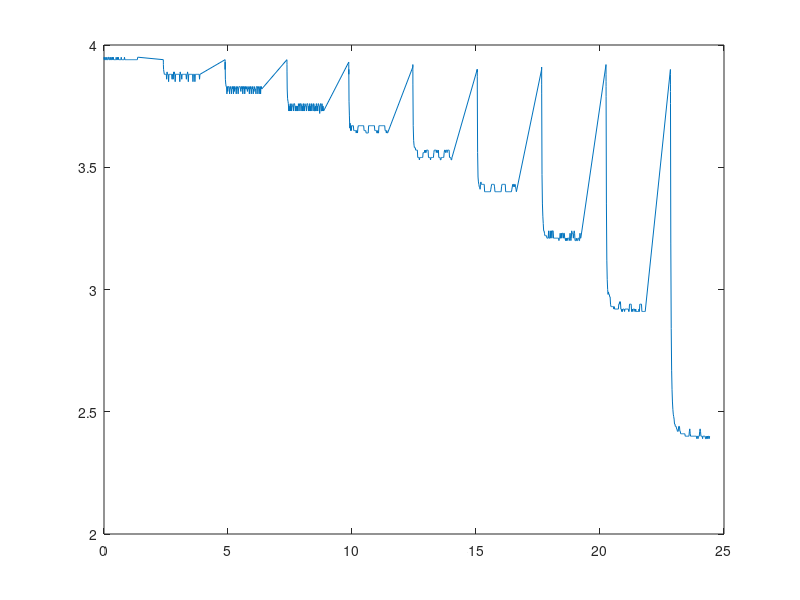
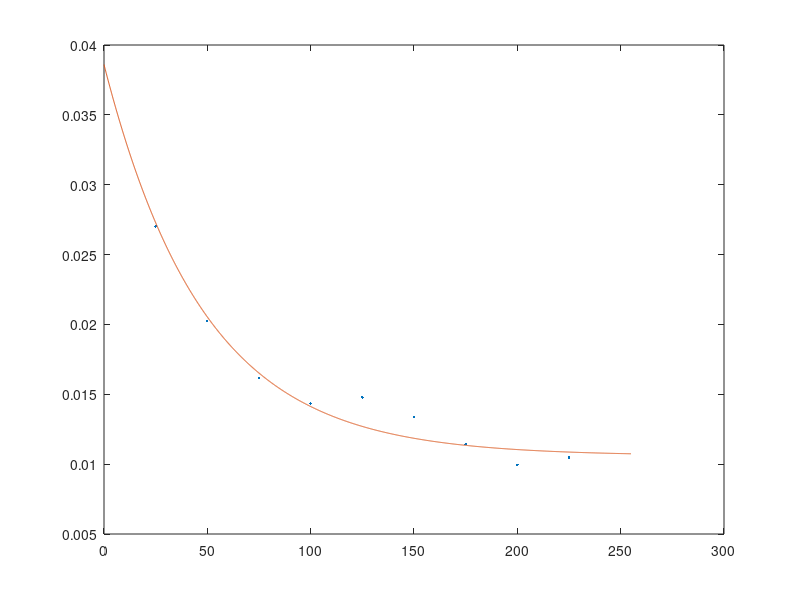

Here is the MATLAB script that generated these plots, in order:
s = [3.94
220
3.94
812
3.94
1404
3.94
2044
3.94
2692
3.94
3324
3.95
5684
3.94
18164
3.94
31684
3.95
45204
3.94
58724
3.94
72244
3.94
85764
3.94
99284
3.95
112804
3.94
127364
3.94
141924
3.94
156484
3.95
171044
3.95
185604
3.94
200164
3.94
214724
3.94
229284
3.95
243844
3.94
258404
3.94
272964
3.95
287524
3.94
302084
3.94
316644
3.94
331204
3.95
345764
3.94
360324
3.95
374884
3.94
389444
3.94
404004
3.94
418564
3.94
433124
3.94
447684
3.94
462244
3.94
476804
3.95
491364
3.94
505924
3.94
520484
3.94
535044
3.95
549604
3.94
564164
3.95
578724
3.94
593284
3.94
607844
3.94
622404
3.94
636964
3.94
651524
3.94
666084
3.94
680644
3.95
695204
3.94
709764
3.94
724324
3.94
738884
3.94
753444
3.94
768004
3.94
782564
3.94
797124
3.94
811684
3.95
826244
3.94
840804
3.94
855364
3.94
869924
3.94
884484
3.94
899044
3.94
913604
3.94
928164
3.94
942724
3.94
957284
3.94
971844
3.94
986404
3.94
1000964
3.94
1016564
3.94
1032164
3.94
1047764
3.94
1063364
3.94
1078964
3.94
1094564
3.94
1110164
3.94
1125764
3.94
1141364
3.94
1156964
3.94
1172564
3.94
1188164
3.94
1203764
3.94
1219364
3.94
1234964
3.94
1250564
3.94
1266164
3.94
1281764
3.94
1297364
3.94
1312964
3.94
1328564
3.94
1344164
3.95
1359764
3.95
1375364
3.94
2390988
3.94
2391764
3.93
2392540
3.93
2393316
3.92
2394092
3.90
2401652
3.89
2417252
3.88
2432852
3.88
2448452
3.88
2464052
3.88
2479652
3.88
2495252
3.88
2510852
3.86
2526452
3.89
2542052
3.88
2557652
3.88
2573252
3.88
2588852
3.85
2604452
3.88
2620052
3.88
2635652
3.88
2651252
3.88
2666852
3.88
2682452
3.88
2698052
3.88
2713652
3.88
2729252
3.86
2744860
3.88
2760452
3.88
2776052
3.86
2791652
3.89
2807252
3.88
2822852
3.89
2838452
3.88
2854052
3.85
2869652
3.88
2885252
3.88
2900852
3.88
2916452
3.88
2932052
3.88
2947652
3.88
2963252
3.88
2978852
3.88
2994452
3.88
3010052
3.88
3025652
3.88
3041252
3.85
3056852
3.89
3072452
3.88
3088052
3.88
3103652
3.88
3119252
3.86
3134852
3.88
3150452
3.88
3166052
3.88
3181652
3.88
3197252
3.88
3212852
3.88
3228452
3.88
3244052
3.88
3259652
3.88
3275252
3.88
3290852
3.88
3306452
3.86
3322052
3.88
3337652
3.88
3353252
3.89
3368852
3.88
3384452
3.85
3400052
3.88
3415652
3.88
3431252
3.88
3446852
3.88
3462452
3.88
3478052
3.88
3493652
3.88
3509252
3.88
3524852
3.88
3540452
3.88
3556052
3.88
3571652
3.85
3587252
3.88
3602852
3.88
3618452
3.88
3634052
3.88
3649652
3.85
3665252
3.88
3680852
3.88
3696452
3.88
3712052
3.88
3727652
3.88
3743260
3.88
3758852
3.88
3774452
3.88
3790052
3.88
3805652
3.88
3821252
3.88
3836852
3.86
3852452
3.88
3868052
3.94
4883668
3.90
4884436
3.93
4885220
3.92
4885988
3.91
4886756
3.86
4894332
3.84
4909932
3.83
4925532
3.83
4941132
3.80
4956732
3.83
4972332
3.81
4987932
3.83
5003532
3.83
5019132
3.83
5034732
3.82
5050332
3.80
5065932
3.83
5081532
3.83
5097132
3.82
5112732
3.82
5128332
3.80
5143932
3.83
5159532
3.83
5175132
3.82
5190732
3.83
5206332
3.80
5221932
3.83
5237532
3.81
5253132
3.83
5268732
3.83
5284332
3.82
5299932
3.82
5315532
3.80
5331132
3.83
5346732
3.83
5362332
3.83
5377932
3.82
5393532
3.80
5409132
3.82
5424732
3.83
5440332
3.83
5455932
3.83
5471532
3.83
5487140
3.82
5502732
3.81
5518332
3.83
5533932
3.83
5549532
3.82
5565132
3.83
5580732
3.80
5596332
3.83
5611936
3.83
5627532
3.82
5643132
3.83
5658732
3.80
5674332
3.82
5689932
3.83
5705532
3.82
5721132
3.83
5736732
3.82
5752340
3.82
5767932
3.81
5783532
3.83
5799132
3.83
5814732
3.82
5830332
3.82
5845932
3.80
5861532
3.83
5877132
3.82
5892732
3.83
5908332
3.82
5923932
3.80
5939532
3.82
5955132
3.83
5970732
3.82
5986332
3.83
6001932
3.80
6017532
3.82
6033132
3.81
6048732
3.83
6064332
3.82
6079932
3.82
6095532
3.82
6111132
3.80
6126732
3.83
6142332
3.83
6157932
3.83
6173532
3.83
6189132
3.80
6204732
3.82
6220332
3.83
6235932
3.83
6251532
3.82
6267132
3.80
6282732
3.83
6298332
3.80
6313932
3.83
6329532
3.83
6345132
3.82
6360732
3.94
7376348
3.93
7377116
3.92
7377900
3.91
7378676
3.89
7379444
3.82
7387020
3.78
7402620
3.77
7418220
3.76
7433820
3.73
7449420
3.75
7465020
3.73
7480620
3.75
7496228
3.76
7511820
3.73
7527420
3.75
7543020
3.73
7558620
3.76
7574220
3.75
7589820
3.75
7605420
3.75
7621024
3.73
7636620
3.76
7652220
3.76
7667820
3.76
7683420
3.75
7699020
3.73
7714620
3.75
7730220
3.73
7745820
3.75
7761428
3.75
7777020
3.73
7792620
3.75
7808220
3.73
7823820
3.76
7839420
3.75
7855020
3.75
7870620
3.76
7886220
3.73
7901820
3.76
7917420
3.76
7933020
3.76
7948620
3.75
7964220
3.73
7979820
3.75
7995420
3.73
8011020
3.76
8026620
3.76
8042220
3.73
8057820
3.75
8073420
3.73
8089020
3.76
8104620
3.75
8120220
3.75
8135820
3.75
8151420
3.73
8167020
3.76
8182620
3.76
8198220
3.76
8213820
3.75
8229420
3.73
8245020
3.75
8260620
3.73
8276220
3.76
8291820
3.76
8307420
3.73
8323020
3.75
8338620
3.73
8354220
3.76
8369820
3.76
8385420
3.75
8401020
3.75
8416620
3.73
8432220
3.76
8447820
3.76
8463420
3.75
8479020
3.73
8494628
3.73
8510220
3.75
8525820
3.73
8541420
3.76
8557020
3.76
8572620
3.73
8588220
3.75
8603820
3.73
8619424
3.76
8635020
3.76
8650620
3.75
8666220
3.75
8681820
3.72
8697420
3.75
8713020
3.76
8728620
3.76
8744220
3.73
8759828
3.73
8775420
3.76
8791020
3.73
8806620
3.75
8822220
3.75
8837820
3.73
8853420
3.93
9869036
3.92
9869804
3.88
9870580
3.90
9871356
3.88
9872132
3.77
9879708
3.71
9895308
3.66
9910908
3.68
9926508
3.65
9942108
3.67
9957708
3.65
9973308
3.67
9988908
3.67
10004508
3.67
10021148
3.67
10037788
3.67
10054428
3.65
10071068
3.65
10087708
3.65
10104348
3.65
10120988
3.65
10137628
3.65
10154268
3.64
10170908
3.65
10187548
3.65
10204188
3.64
10220828
3.66
10237468
3.67
10254108
3.67
10270748
3.67
10287388
3.67
10304028
3.67
10320668
3.67
10337308
3.67
10353948
3.67
10370588
3.67
10387228
3.67
10403868
3.67
10420508
3.67
10437148
3.67
10453788
3.67
10470428
3.65
10487068
3.65
10503708
3.65
10520348
3.65
10536988
3.65
10553628
3.64
10570268
3.64
10586908
3.64
10603548
3.64
10620188
3.64
10636828
3.64
10653468
3.67
10670108
3.67
10686748
3.67
10703388
3.67
10720028
3.67
10736668
3.67
10753308
3.67
10769948
3.67
10786588
3.67
10803228
3.67
10819868
3.67
10836508
3.67
10853148
3.67
10869788
3.67
10886428
3.67
10903068
3.65
10919708
3.65
10936348
3.65
10952988
3.65
10969628
3.65
10986268
3.64
11002908
3.64
11019548
3.65
11036188
3.64
11052828
3.64
11069468
3.67
11086108
3.67
11102748
3.67
11119388
3.67
11136028
3.67
11152668
3.67
11169308
3.67
11185948
3.67
11202588
3.67
11219228
3.67
11235868
3.67
11252508
3.67
11269148
3.67
11285788
3.67
11302428
3.67
11319068
3.65
11335708
3.65
11352348
3.65
11368988
3.64
11385628
3.65
11402268
3.64
11418908
3.64
11435548
3.91
12452204
3.92
12453020
3.90
12453844
3.89
12454668
3.84
12455484
3.67
12468084
3.61
12484724
3.59
12501364
3.58
12518004
3.58
12534644
3.58
12551284
3.57
12567924
3.57
12584564
3.57
12601204
3.57
12617844
3.57
12634484
3.54
12651124
3.54
12667764
3.54
12684404
3.54
12701044
3.53
12717684
3.54
12734324
3.54
12750964
3.54
12767604
3.54
12784244
3.54
12800884
3.54
12817524
3.54
12834164
3.54
12850804
3.56
12867444
3.56
12884084
3.56
12900724
3.56
12917364
3.57
12934004
3.56
12950644
3.57
12967284
3.56
12983924
3.57
13000564
3.57
13017204
3.57
13033844
3.57
13050484
3.57
13067124
3.54
13083764
3.54
13100404
3.54
13117044
3.54
13133684
3.54
13150324
3.53
13166964
3.54
13183604
3.54
13200244
3.54
13216884
3.54
13233524
3.54
13250164
3.54
13266804
3.54
13283444
3.56
13300084
3.57
13316724
3.57
13333364
3.57
13350004
3.57
13366644
3.57
13383284
3.56
13399924
3.57
13416564
3.57
13433204
3.56
13449844
3.56
13466484
3.57
13483124
3.54
13499764
3.54
13516404
3.54
13533044
3.54
13549684
3.53
13566324
3.53
13582964
3.54
13599604
3.54
13616244
3.54
13632884
3.54
13649524
3.54
13666164
3.54
13682804
3.54
13699444
3.56
13716084
3.57
13732724
3.57
13749364
3.56
13766004
3.57
13782644
3.57
13799284
3.57
13815924
3.56
13832564
3.57
13849204
3.57
13865844
3.57
13882484
3.57
13899124
3.57
13915764
3.54
13932404
3.54
13949044
3.54
13965684
3.54
13982324
3.53
13998964
3.53
14015604
3.54
14032244
3.90
15048900
3.89
15049716
3.90
15050540
3.87
15051364
3.82
15052180
3.56
15064772
3.46
15081412
3.44
15098052
3.43
15114692
3.42
15131332
3.42
15147972
3.41
15164612
3.43
15181252
3.44
15197892
3.43
15214532
3.43
15231172
3.43
15247812
3.43
15264452
3.43
15281092
3.43
15297732
3.43
15314372
3.43
15331012
3.40
15347652
3.40
15364292
3.40
15380932
3.40
15397572
3.40
15414212
3.40
15430852
3.40
15447492
3.40
15464132
3.40
15480772
3.40
15497412
3.40
15514052
3.40
15530692
3.40
15547332
3.40
15563972
3.40
15580612
3.41
15597252
3.42
15613892
3.43
15630532
3.43
15647172
3.43
15663812
3.43
15680452
3.43
15697092
3.43
15713732
3.43
15730372
3.42
15747012
3.40
15763652
3.40
15780292
3.40
15796932
3.40
15813572
3.40
15830212
3.40
15846852
3.40
15863492
3.40
15880132
3.40
15896772
3.40
15913412
3.40
15930052
3.40
15946692
3.40
15963332
3.40
15979972
3.40
15996612
3.40
16013252
3.42
16029892
3.43
16046532
3.43
16063172
3.43
16079812
3.43
16096452
3.43
16113092
3.43
16129732
3.43
16146372
3.43
16163012
3.43
16179652
3.40
16196292
3.40
16212932
3.40
16229572
3.40
16246212
3.40
16262852
3.40
16279492
3.40
16296132
3.40
16312772
3.40
16329412
3.40
16346052
3.40
16362692
3.40
16379332
3.40
16395972
3.40
16412612
3.40
16429252
3.41
16445892
3.42
16462532
3.43
16479172
3.42
16495812
3.43
16512452
3.43
16529092
3.42
16545732
3.43
16562372
3.43
16579012
3.42
16595652
3.41
16612292
3.40
16628932
3.90
17645588
3.91
17646404
3.89
17647236
3.84
17648052
3.80
17648868
3.47
17661460
3.35
17678092
3.30
17694732
3.27
17711372
3.24
17728020
3.24
17744652
3.23
17761292
3.22
17777932
3.22
17794580
3.22
17811212
3.22
17827852
3.22
17844492
3.21
17861140
3.21
17877772
3.21
17894412
3.21
17911052
3.24
17927700
3.21
17944332
3.21
17960972
3.21
17977612
3.24
17994260
3.21
18010892
3.23
18027532
3.24
18044172
3.21
18060820
3.24
18077452
3.24
18094092
3.24
18110732
3.21
18127380
3.21
18144012
3.21
18160652
3.21
18177292
3.21
18193940
3.21
18210572
3.21
18227212
3.21
18243852
3.21
18260500
3.21
18277132
3.21
18293772
3.21
18310412
3.21
18327060
3.20
18343692
3.21
18360332
3.21
18376972
3.23
18393620
3.21
18410252
3.21
18426892
3.23
18443532
3.21
18460180
3.23
18476812
3.23
18493452
3.23
18510092
3.21
18526740
3.23
18543372
3.23
18560012
3.21
18576652
3.21
18593300
3.20
18609932
3.21
18626572
3.20
18643212
3.21
18659860
3.20
18676492
3.21
18693132
3.21
18709772
3.21
18726420
3.21
18743052
3.20
18759692
3.21
18776332
3.23
18792980
3.21
18809612
3.20
18826252
3.21
18842892
3.24
18859540
3.23
18876172
3.23
18892812
3.23
18909452
3.21
18926100
3.23
18942732
3.24
18959372
3.23
18976012
3.20
18992660
3.20
19009292
3.20
19025932
3.21
19042572
3.20
19059220
3.20
19075852
3.20
19092492
3.21
19109132
3.21
19125780
3.21
19142412
3.20
19159052
3.20
19175692
3.23
19192340
3.21
19208972
3.21
19225612
3.92
20242276
3.88
20243092
3.85
20243908
3.83
20244732
3.79
20245548
3.35
20258140
3.12
20274780
3.04
20291420
3.00
20308060
2.98
20324700
2.99
20341340
2.98
20357980
2.98
20374620
2.97
20391260
2.97
20407900
2.94
20424540
2.93
20441180
2.93
20457820
2.93
20474460
2.93
20491100
2.93
20507740
2.93
20524380
2.93
20541020
2.92
20557660
2.93
20574300
2.92
20590940
2.92
20607580
2.92
20624220
2.92
20640860
2.92
20657500
2.92
20674140
2.92
20690780
2.92
20707420
2.92
20724060
2.92
20740700
2.94
20757340
2.94
20773980
2.95
20790620
2.94
20807260
2.95
20823900
2.92
20840540
2.92
20857180
2.91
20873820
2.92
20890460
2.91
20907100
2.92
20923740
2.92
20940380
2.92
20957020
2.92
20973660
2.91
20990300
2.92
21006940
2.92
21023580
2.92
21040220
2.92
21056860
2.92
21073500
2.92
21090140
2.92
21106780
2.92
21123420
2.92
21140060
2.91
21156700
2.91
21173340
2.94
21189980
2.94
21206620
2.94
21223260
2.94
21239900
2.94
21256540
2.91
21273180
2.91
21289820
2.92
21306460
2.91
21323100
2.92
21339740
2.92
21356380
2.92
21373020
2.92
21389660
2.91
21406300
2.91
21422940
2.92
21439580
2.91
21456220
2.91
21472860
2.91
21489500
2.91
21506140
2.91
21522780
2.91
21539420
2.91
21556060
2.92
21572700
2.91
21589340
2.94
21605980
2.94
21622620
2.94
21639260
2.94
21655900
2.94
21672540
2.91
21689180
2.91
21705820
2.91
21722460
2.91
21739100
2.91
21755740
2.91
21772380
2.91
21789020
2.91
21805660
2.91
21822300
3.90
22838956
3.88
22839772
3.84
22840588
3.81
22841412
3.76
22842236
3.19
22854820
2.84
22871460
2.67
22888100
2.59
22904740
2.54
22921380
2.51
22938020
2.49
22954660
2.48
22971300
2.47
22987940
2.45
23004580
2.45
23021220
2.44
23037860
2.44
23054500
2.44
23071140
2.43
23087780
2.43
23104420
2.42
23121060
2.42
23137700
2.42
23154340
2.44
23170980
2.44
23187620
2.44
23204260
2.42
23220900
2.42
23237540
2.41
23254180
2.41
23270820
2.41
23287460
2.41
23304100
2.41
23320740
2.41
23337380
2.41
23354020
2.41
23370660
2.41
23387300
2.41
23403940
2.41
23420580
2.40
23437220
2.40
23453860
2.40
23470500
2.40
23487140
2.40
23503780
2.40
23520420
2.40
23537060
2.40
23553700
2.40
23570340
2.40
23586980
2.42
23603620
2.43
23620260
2.41
23636900
2.40
23653540
2.40
23670180
2.40
23686820
2.40
23703460
2.40
23720100
2.40
23736740
2.40
23753380
2.40
23770020
2.40
23786660
2.40
23803300
2.40
23819940
2.40
23836580
2.40
23853220
2.40
23869860
2.40
23886500
2.39
23903140
2.40
23919780
2.40
23936420
2.39
23953060
2.40
23969700
2.40
23986340
2.40
24002980
2.42
24019620
2.43
24036260
2.42
24052900
2.40
24069540
2.40
24086180
2.40
24102820
2.40
24119460
2.39
24136100
2.40
24152740
2.40
24169380
2.40
24186020
2.40
24202660
2.40
24219300
2.40
24235940
2.39
24252580
2.39
24269220
2.40
24285860
2.39
24302500
2.39
24319140
2.40
24335780
2.39
24352420
2.40
24369060
2.40
24385700
2.39
24402340
2.40
24418980
];



v = s(1:2:end,:);  % odd matrix

t = s(2:2:end,:);  % even matrix
t = t * 10^(-6);

figure(1);
plot(t,v);


aux = 150 ;
stab = zeros(1, 9);
for i=1:1:9
    stab(i) = mean (v(aux:aux+50)); 
    aux = aux + 100;
end


aux = 101;
y_tau =  zeros(1, 9);
for i=1:1:9
    y_tau(i) = stab(i) + ( v(aux)-stab(i) )*0.37;
    aux = aux + 100;
end

aux = 101;
tau = zeros(1, 9);
for i=1:1:9
    v_aux = v(aux:aux+99);
    t_aux = t(aux:aux+99);
    pt1 = find( v_aux(1:30) >= y_tau(i));
    pt1 = pt1(end);
    m = (v_aux(pt1)-v_aux(pt1+1))/(t_aux(pt1)-t_aux(pt1+1));
    b = v_aux(pt1) - m*(t_aux(pt1));
    tau(i) = (y_tau(i) - b)/m - t_aux(1);
    aux = aux + 100;
end



disp(tau);


pwm = [225 200 175 150 125 100 75 50 25];
figure(2);
plot(pwm, tau,'.');

%f2 = fit (pwm', tau',fittype('power(10,-a*x)'), 'StartPoint',[])
%f2 = fit(pwm', tau',fittype('power(10,(-c*tau))','independent','tau','dependent','height') ,'Exclude', tau < 255 );
pmw_aux = (0:0.1:255);
f2 = 0.0106+0.028*power(10,-0.009*pmw_aux);
hold on;
plot(pmw_aux,f2);
